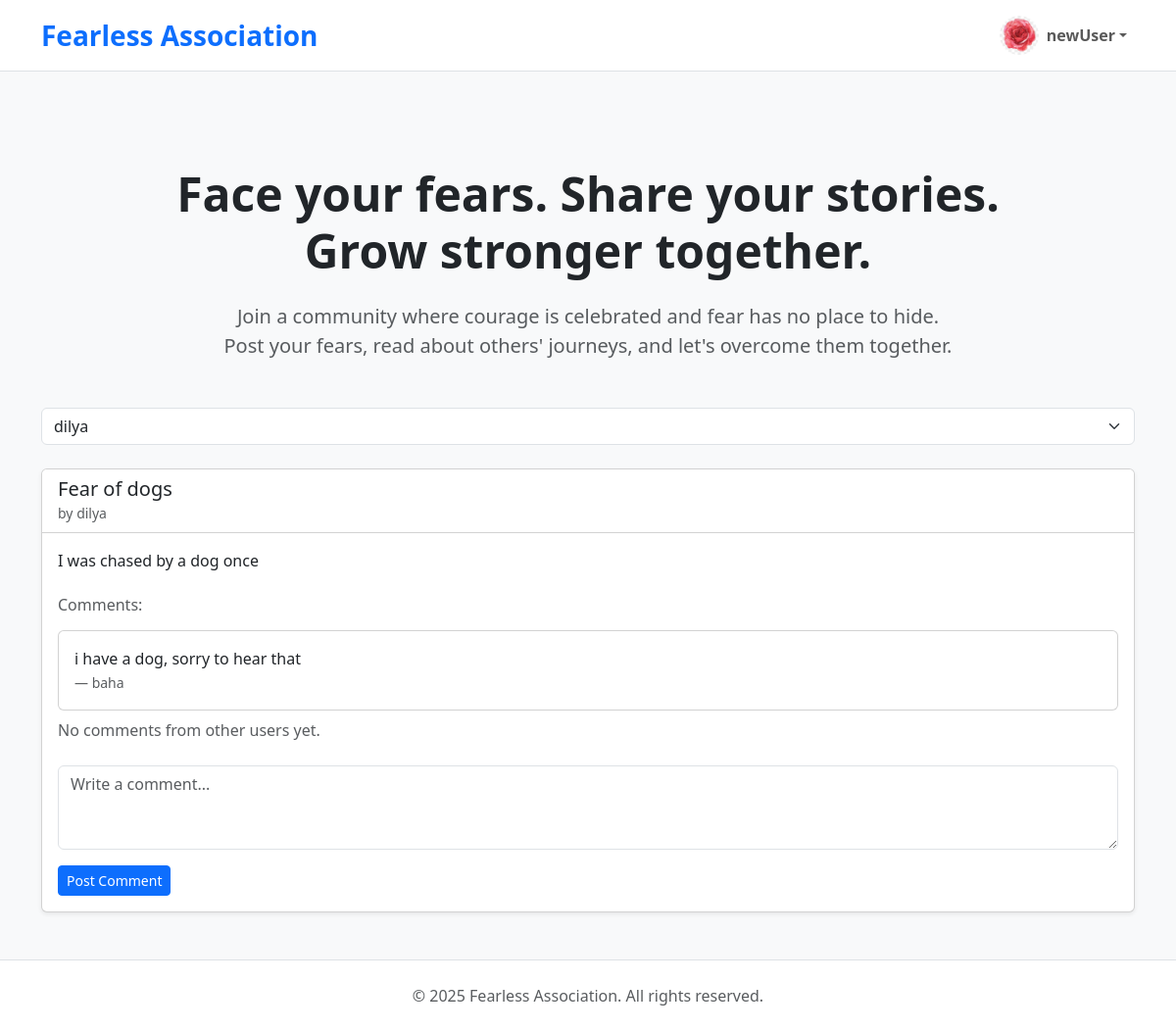
The page /?user_id=1 (signed in) on the database its author committed.
### app/models.py (models this page shows, shortened)
class User(UserMixin, db.Model):
    id = db.Column(db.Integer, primary_key=True)
    username = db.Column(db.String(80), unique=True, nullable=False)
    email = db.Column(db.String(120), unique=True, nullable=False)
    password_hash = db.Column(db.String(128), nullable=False)
    fears = db.relationship('Fear', backref='author', lazy=True)
    comments = db.relationship('Comment', backref='author', lazy=True)
    avatar = db.Column(db.String(120), nullable=True)
    toxic_warning_count = db.Column(db.Integer, default=0, nullable=False)
    last_warning_time  = db.Column(db.DateTime, nullable=True)
    login_block_until  = db.Column(db.DateTime, nullable=True)

class Fear(db.Model):
    id = db.Column(db.Integer, primary_key=True)
    title = db.Column(db.String(120), nullable=False)
    description = db.Column(db.Text, nullable=False)
    created_at = db.Column(db.DateTime, default=datetime.utcnow)
    user_id = db.Column(db.Integer, db.ForeignKey('user.id'), nullable=False)
    is_toxic = db.Column(db.Boolean, default=False)
    toxicity_score = db.Column(db.Float, default=0.0)
    comments = db.relationship('Comment', backref='fear', lazy=True, cascade="all, delete-orphan")

class Comment(db.Model):
    id = db.Column(db.Integer, primary_key=True)
    content = db.Column(db.Text, nullable=False)
    created_at = db.Column(db.DateTime, default=datetime.utcnow)
    user_id = db.Column(db.Integer, db.ForeignKey('user.id'), nullable=False)
    fear_id = db.Column(db.Integer, db.ForeignKey('fear.id'), nullable=False)
    is_toxic = db.Column(db.Boolean, default=False)
    toxicity_score = db.Column(db.Float, default=0.0)

### app/main.py (the view)
@main.route('/')
def index():
    selected_user_id = request.args.get('user_id') # getting id from url
    users = User.query.all()
    if current_user.is_authenticated:
        query = Fear.query.filter(Fear.user_id != current_user.id)
        if selected_user_id and selected_user_id.isdigit():
            query = query.filter(Fear.user_id == int(selected_user_id))
        fears = query.order_by(Fear.created_at.desc()).all()
    else:
        fears = [] # If the user is not logged in, show no fears.
    return render_template('index.html', fears=fears, users=users)

### templates/index.html (shortened to what this page needs)
<!DOCTYPE html>
<html lang="en">
<head>
    <link href="https://cdn.jsdelivr.net/npm/bootstrap@5.3.0-alpha1/dist/css/bootstrap.min.css" rel="stylesheet">
</head>
<body class="d-flex flex-column min-vh-100">
    <header class="border-bottom">
        <nav class="navbar navbar-expand-lg navbar-light bg-white">
            <div class="container">
                <a class="navbar-brand fs-3 fw-bold text-primary" href="{{ url_for('main.index') }}">Fearless Association</a>
                <div class="collapse navbar-collapse" id="navbarNav">
                    <ul class="navbar-nav ms-auto">
                        {% if current_user.is_authenticated %}
                            <li class="nav-item dropdown">
                                <a class="nav-link dropdown-toggle d-flex align-items-center" href="#" role="button"
                                data-bs-toggle="dropdown" aria-expanded="false">
                                    <img
                                        src="{{ url_for('main.get_avatar', filename=current_user.avatar) if current_user.avatar
                                            else url_for('static', filename='avatars/avatar_default.svg') }}"
                                        class="rounded-circle"
                                        style="width: 40px; height: 40px; object-fit: cover"
                                        alt="{{ current_user.username }}'s profile picture">
                                    <span class="fw-semibold ms-2">{{ current_user.username }}</span>
                                </a>
                            </li>
                        {% else %}
                            <li class="nav-item"><a class="nav-link" href="{{ url_for('auth_bp.login') }}">Login</a></li>
                            <li class="nav-item"><a class="btn btn-primary ms-2" href="{{ url_for('auth_bp.register') }}">Join Now</a></li>
                        {% endif %}
                    </ul>
                </div>
            </div>
        </nav>
    </header>
    <main class="flex-grow-1 py-5 bg-light">
        <div class="container flex-grow-1 py-4">
        </div>
        <div class="container">
            <section class="text-center mb-5">
                <h2 class="display-5 mb-4 fw-bold">Face your fears. Share your stories.<br>Grow stronger together.</h2>
                <p class="lead text-muted mb-4">
                    Join a community where courage is celebrated and fear has no place to hide.<br>
                    Post your fears, read about others' journeys, and let's overcome them together.
                </p>
            </section>
            {% if current_user.is_authenticated %}
            <form method="GET" action="{{ url_for('main.index') }}">
                <div class="mb-4">
                    <select name="user_id" class="form-select" onchange="this.form.submit()">
                        {% for user in users if user.id != current_user.id %}
                            <option value="{{ user.id }}"
                                {% if request.args.get('user_id') == user.id|string %}selected{% endif %}>
                                {{ user.username }}
                            </option>
                        {% endfor %}
                    </select>
                </div>
            </form>
            <div class="row g-4">
                {% for fear in fears %}
                    <div class="col-12">
                        <div class="card shadow-sm h-100">
                            <div class="card-header bg-white">
                                <h3 class="h5 mb-0">{{ fear.title }}</h3>
                                <small class="text-muted">by {{ fear.author.username }}</small>
                            </div>
                            <div class="card-body">
                                <p class="card-text">{{ fear.description }}</p>
                                <div class="mt-4">
                                    <h5 class="h6 text-muted mb-3">Comments:</h5>
                                    {% set has_other_comments = false %}
                                    {% for comment in fear.comments %}
                                        <div class="card mb-2 {% if comment.is_toxic and comment.user_id != current_user.id %}d-none{% endif %}">
                                            <div class="card-body p-3">
                                                <p class="mb-0">{{ comment.content }}</p>
                                                <small class="text-muted">
                                                    — {{ comment.author.username }}
                                                </small>
                                            </div>
                                        </div>
                                        {% if comment.user_id != current_user.id and not comment.is_toxic %}
                                            {% set has_other_comments = true %}
                                        {% endif %}
                                    {% endfor %}
                                    {% if not has_other_comments %}
                                        <div class="text-muted">No comments from other users yet.</div>
                                    {% endif %}
                                </div>
                                <form action="{{ url_for('main.add_comment', fear_id=fear.id) }}" method="POST" class="mt-4">
                                    <div class="mb-3">
                                        <textarea name="content" class="form-control" rows="3" placeholder="Write a comment..." required></textarea>
                                    </div>
                                    <button type="submit" class="btn btn-sm btn-primary">Post Comment</button>
                                </form>
                            </div>
                        </div>
                    </div>
                {% endfor %}
            </div>
            {% endif %}
        </div>
    </main>
    <footer class="bg-white border-top mt-auto">
        <div class="container py-4 text-center text-muted">
            <p class="mb-0">&copy; 2025 Fearless Association. All rights reserved.</p>
        </div>
    </footer>
</body>
</html>

### rows shown on the page
User: avatar+username (picture), username "newUser"
Fear: title "Fear of dogs", author.username "dilya", description "I was chased by a dog once"
Comment: content "i have a dog, sorry to hear that", author.username "baha"

### other values the page prints
form field user_id "dilya"
